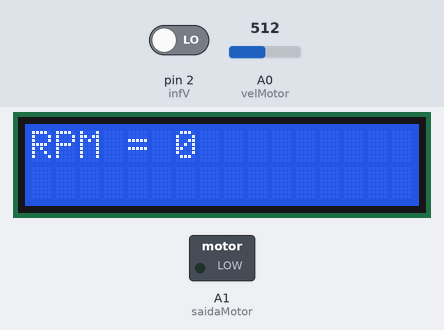
Bench run of a sketch on a simulated Arduino Uno, built with avr-gcc and run on an emulated ATmega328P. On the bench: 16×2 character LCD, switched loads named in the sketch (green lamp = pin HIGH). Inputs (shaded band) come from the test bench; at power-on: A0 (velMotor) = 512, pin 2 (infV) LOW.

Above: at 1.6 s.
1.7 s: A0 (velMotor) set to 523
At 2.0 s:
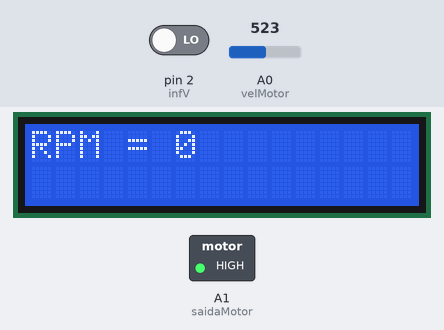
3.2 s: pin 2 (infV) driven HIGH
At 5.9 s:
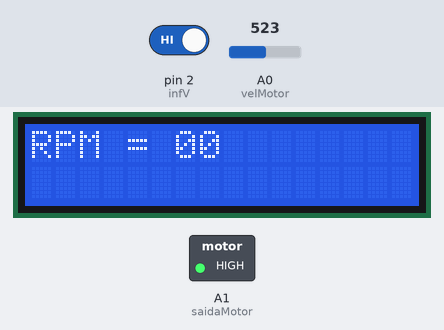
Timing chart, 0 to 7.4 s (numbered marks = the images above; inputs shaded):
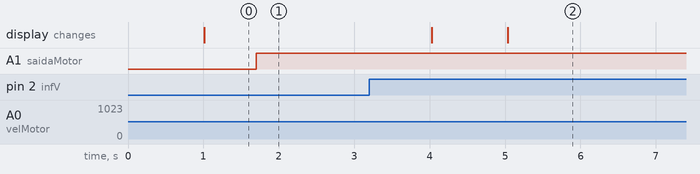

The sketch:

contadore_e_loucuraeda.ino
```cpp
/* pedro vch
   30.08.2019
   0.0.0
   contador com infra vermelho
*/

//incluir bibliotecas

#include<Arduino.h>
#include<Wire.h>
#include<LiquidCrystal_I2C.h>

LiquidCrystal_I2C lcd(0x27, 16, 2); //configuração do lcd

//definição dos pinos
#define velMotor A0 //velocidade do motor
#define infV 2 //interrupt
#define saidaMotor A1

//definição de variaveis
int valorEntrada = 0;
int valorSaida = 0;
int rpm;
int pulsos;
void contador();
void imprimirSerial();

unsigned long tempo;

//configuração
void setup() {
  lcd.init();
  lcd.init();
  lcd.backlight();
  attachInterrupt(digitalPinToInterrupt(infV), contador, RISING);
  pulsos = 0;
  rpm = 0;
  tempo = 0;
  pinMode(velMotor, INPUT);
}

//função principal
void loop() {
  valorEntrada = analogRead(velMotor); // le a entrada de 0 a 1023
  valorSaida = map(valorEntrada, 0, 1023, 0, 255);// converte entrada para saida
  analogWrite(saidaMotor, valorSaida); //escreve na saida

  if ( millis() - tempo >= 1000) {
    rpm = pulsos * 60;

    lcd.setCursor(0, 0);
    lcd.print("RPM = ");
    lcd.print(rpm);

    tempo = millis();

    pulsos = 0;
  }
}

void contador() {
  pulsos++;
}
```

Measured:
- the behaviour switches between 513 and 514 on A0 (velMotor) (found by bisection; images 0 and 1)
- after the input at 1.7 s, A1 (saidaMotor): LOW → HIGH at once
- after the input at 3.2 s, the display: first changes after 0.83 s (image 2 shows a later state)
